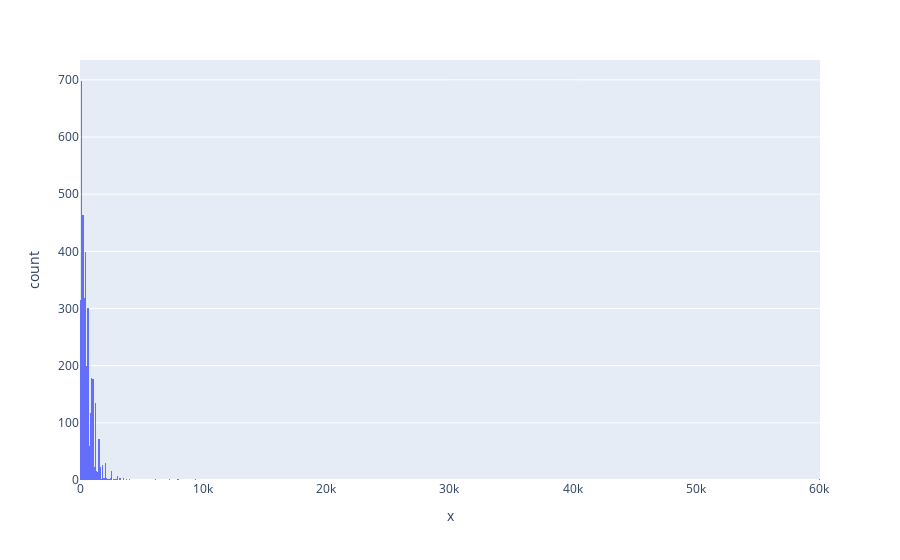

Write notebook code for a chart like this one.
### Code cell
px.histogram(x=Harv_hand_rent)

### Figure 1 — Plotly figure (JSON) as saved in the notebook; plotly's stock layout.template omitted (floating-point values rounded to 4 significant figures; data arrays with more than 128 entries replaced by an {"elided": "..."} marker saying what was removed)
{"data": [{"alignmentgroup": "True", "bingroup": "x", "hovertemplate": "x=%{x}<br>count=%{y}<extra></extra>", "legendgroup": "", "marker": {"color": "#636efa", "pattern": {"shape": ""}}, "name": "", "offsetgroup": "", "orientation": "v", "showlegend": false, "type": "histogram", "x": {"elided": "3870 int values"}, "xaxis": "x", "yaxis": "y"}], "layout": {"barmode": "relative", "legend": {"tracegroupgap": 0}, "margin": {"t": 60}, "xaxis": {"anchor": "y", "domain": [0, 1], "title": {"text": "x"}}, "yaxis": {"anchor": "x", "domain": [0, 1], "title": {"text": "count"}}}}
